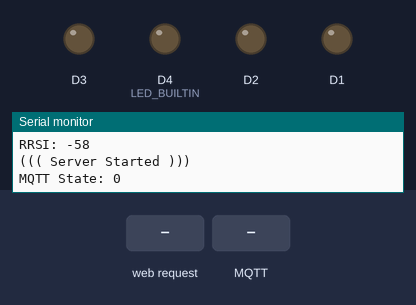
Recording of a sketch running on a simulated ESP8266 (NodeMCU). On the bench: output pins drawn as LEDs (lit = HIGH, except the on-board LED, lit = LOW), the last lines printed to the serial monitor. Dashed ring = blinking. The inputs (shaded band) are chosen by the test bench. WiFi joins after 1.5 s; servers stay silent unless stated; no MQTT or app messages arrive unless stated.

Above: at 3.6 s.
3.7 s: HTTP request GET /tooClose received
At 3.99 s:
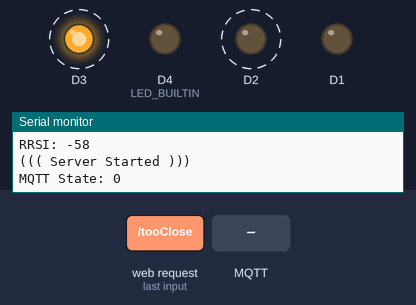
6.7 s: MQTT message "green" arrives on the first subscribed topic
At 7.9 s:
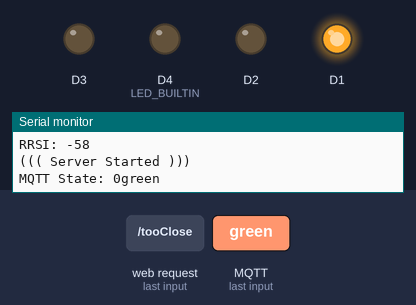
8.3 s: HTTP request GET /off received
At 9.1 s:
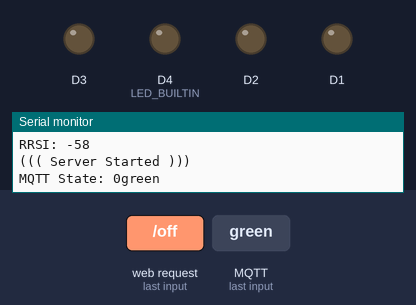
9.8 s: HTTP request GET /green received
At 10.4 s:
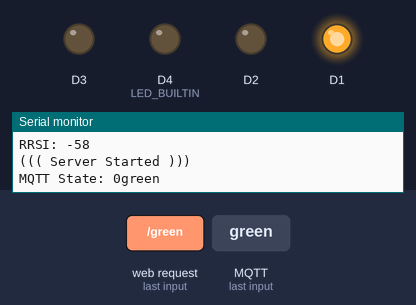
11.4 s: HTTP request GET /yellow received
At 11.8 s:
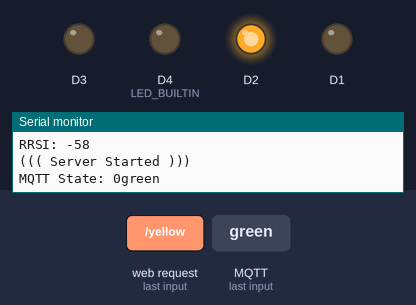
12.9 s: HTTP request GET /red received
At 14.3 s:
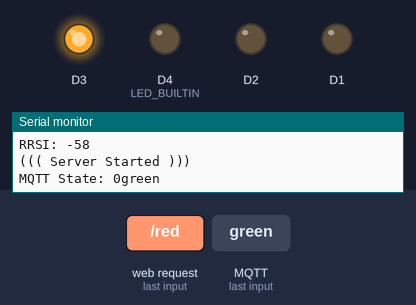
Timing chart, 0 to 15.4 s (numbered marks = the images above; inputs shaded):
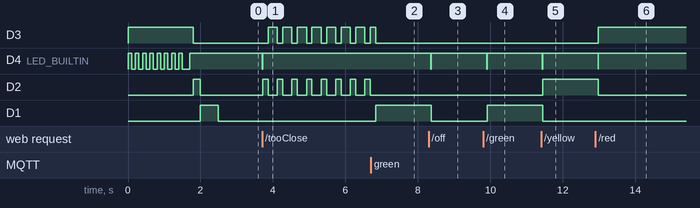

The sketch:

Lab4-1.ino
```cpp
// This is code for a Stoplight Module

#include <ESP8266WiFi.h>
#include <PubSubClient.h> // Allows us to connect to, and publish to the MQTT broker

//Sets some global variables
const char* ssid = "Blake-Hotspot";
const char* password = "blakepublic";
WiFiServer server(80);
IPAddress local_IP(192, 168, 157, 184);
IPAddress dns(192, 168, 91, 254);
IPAddress gateway(192, 168, 91, 254);
IPAddress subnet(255, 255, 0, 0);
unsigned long startMillis;
bool cycle = false;
bool tooClose = false;

// MQTT configs
const char* mqtt_server = "192.168.157.117";
const char* mqtt_topic = "garage_system";
const char* clientID = "stoplight";

// Sets up the Wifi and MQTT client
WiFiClient wifiClient;
PubSubClient MQTTclient(wifiClient);

//Setup for pins, clears all of them, starts MQTT connection.
void setup() {

  //Setup serial and all LED outputs then clears the LEDs off
  Serial.begin(9600);
  pinMode(D1, OUTPUT);
  pinMode(D2, OUTPUT);
  pinMode(D3, OUTPUT);
  pinMode(LED_BUILTIN, OUTPUT);
  allLightsOff();

  //Sets Static IP for this device.
  if (!WiFi.config(local_IP, dns, gateway, subnet)) {
    Serial.println("STA Failed to configure");
  }

  //Using the Wifi library begin connecting to the set network and provide status updates.
  Serial.print("Connecting to ");
  Serial.println(ssid);
  WiFi.disconnect();
  WiFi.mode(WIFI_STA);
  WiFi.begin(ssid, password);
  redLight();
  while (WiFi.status() != WL_CONNECTED) {
    digitalWrite(LED_BUILTIN, HIGH);
    delay(100);
    Serial.print(".");
    digitalWrite(LED_BUILTIN, LOW);
    delay(100);
  }
  delay(100);
  digitalWrite(LED_BUILTIN, HIGH);
  delay(100);
  yellowLight();
  delay(100);
  Serial.println();
  Serial.println("(( WiFi connected ))");
  Serial.println(WiFi.localIP());
  Serial.println(WiFi.gatewayIP());
  Serial.println(WiFi.dnsIP());
  Serial.print("RRSI: ");
  Serial.println(WiFi.RSSI());

  //Starts the http server
  server.begin();
  Serial.println("((( Server Started )))");

  // Connect to MQTT Broker
  MQTTclient.setServer(mqtt_server, 1883);
  MQTTclient.setCallback(ReceivedMessage);
  if (MQTTclient.connect(clientID)) {
    MQTTclient.subscribe(mqtt_topic);
    greenLight();
    delay(500);
    allLightsOff();
  }
  else {
    digitalWrite(LED_BUILTIN, LOW);
    redLight();
  }
  Serial.print("MQTT State: ");
  Serial.print(MQTTclient.state());
}

void loop() {

  //Sets up a client object for connections to the webpage. Constantly checks if a request is made
  WiFiClient wifiClient = server.available();
  if (wifiClient) {
    digitalWrite(LED_BUILTIN, LOW);
    delay(10);
    digitalWrite(LED_BUILTIN, HIGH);
    while (!wifiClient.available()) {
      delay(10);
    }
  }
  wifiClient.setTimeout(100);

  // Tells the MQTT client code to do what it needs to do
  MQTTclient.loop();

  //This section reads for inbound requests made by the web client. If any one of the endpoints is hit the corresponding code will trigger.
  String req = wifiClient.readStringUntil('\r');
  if (req.indexOf("/off") != -1) {
    cycle = false;
    tooClose = false;
    allLightsOff();
  }
  if (req.indexOf("/green") != -1) {
    cycle = false;
    tooClose = false;
    greenLight();
  }
  if (req.indexOf("/yellow") != -1) {
    cycle = false;
    tooClose = false;
    yellowLight();
  }
  if (req.indexOf("/red") != -1) {
    cycle = false;
    tooClose = false;
    redLight();
  }
  if (req.indexOf("/cycle") != -1) {
    cycle = true;
    tooClose = false;
    startMillis = millis();
  }
  if (req.indexOf("/tooClose") != -1) {
    cycle = false;
    tooClose = true;
  }

  if (tooClose == true){
    yellowLight();
    delay(150);
    redLight();
    delay(150);
  }

  //Checks if the program is in cycle mode and plays the appropriate light pattern.
  if (cycle == true){
    if ((millis() - startMillis) < 5000 ){
      greenLight();
    }
    if ((millis() - startMillis) > 5000 && (millis() - startMillis) < 8000 ){
      yellowLight();
    }
    if ((millis() - startMillis) > 8000 && (millis() - startMillis) < 13000 ){
      redLight();
    }
    if ((millis() - startMillis) > 13000){
      startMillis = millis();
    }
  }

  //These client.print commands print out the html for the webpage and ultimately generates the page. This allows for the page to be served and interacted with in real time.
  wifiClient.println("<!doctype html>");
  wifiClient.println("<html>");
  wifiClient.println("<head>");
  wifiClient.println("<link rel='stylesheet' href='https://stackpath.bootstrapcdn.com/bootstrap/4.4.1/css/bootstrap.min.css' integrity='sha384-Vkoo8x4CGsO3+Hhxv8T/Q5PaXtkKtu6ug5TOeNV6gBiFeWPGFN9MuhOf23Q9Ifjh' crossorigin='anonymous'>");
  wifiClient.println("<title>Aurdunio Stoplight</title>");
  wifiClient.println("</head>");

  wifiClient.println("<center>");
  wifiClient.println("<body>");
  wifiClient.println("<header>");
  wifiClient.println("<h1>Arduino Stoplight Lab 2</h1>");
  wifiClient.println("</header>");

  wifiClient.print("<h2>Red Light</h2>");
  wifiClient.print("<a href='http://");
  wifiClient.print(WiFi.localIP());
  wifiClient.print("/red' class='btn btn-block btn-lg btn-primary' role='button'><br>Turn on<br><br></a><br>");

  wifiClient.print("<h2>Yellow Light</h2>");
  wifiClient.print("<a href='http://");
  wifiClient.print(WiFi.localIP());
  wifiClient.print("/yellow' class='btn btn-block btn-lg btn-primary' role='button'><br>Turn on<br><br></a><br>");

  wifiClient.print("<h2>Green Light</h2>");
  wifiClient.print("<a href='http://");
  wifiClient.print(WiFi.localIP());
  wifiClient.print("/green' class='btn btn-block btn-lg btn-primary' role='button'><br>Turn on<br><br></a><br>");

  wifiClient.print("<h2>All Lights Off</h2>");
  wifiClient.print("<a href='http://");
  wifiClient.print(WiFi.localIP());
  wifiClient.print("/off' class='btn btn-block btn-lg btn-primary' role='button'><br>Turn on<br><br></a><br>");

  wifiClient.print("<h2>Cycle Light</h2>");
  wifiClient.print("<a href='http://");
  wifiClient.print(WiFi.localIP());
  wifiClient.print("/cycle' class='btn btn-block btn-lg btn-primary' role='button'><br>Turn on<br><br></a><br>");


  wifiClient.println("<span>Created by Blake Porter</span>");
  wifiClient.println("</body>");
  wifiClient.println("</center>");
  wifiClient.println("</html>");
}

//These functions directly contol the lights so that the loop can call these at anytime to change the light that is on.
void allLightsOff() {
  digitalWrite(D1, LOW);
  digitalWrite(D2, LOW);
  digitalWrite(D3, LOW);
}

void greenLight() {
  digitalWrite(D1, HIGH);
  digitalWrite(D2, LOW);
  digitalWrite(D3, LOW);
}

void yellowLight() {
  digitalWrite(D1, LOW);
  digitalWrite(D2, HIGH);
  digitalWrite(D3, LOW);
}

void redLight() {
  digitalWrite(D1, LOW);
  digitalWrite(D2, LOW);
  digitalWrite(D3, HIGH);
}

//MQTT message handler. Used by the callback function to receive messages from MQTT
void ReceivedMessage(char* topic, byte* payload, unsigned int payloadLength) {

  // Convert the char* topic to a String
  String topicFull = (String)topic;
  String message = "";
  // Convert the payload to a usable String by iterating through each character to create the full message string
  for (int i = 0; i < payloadLength; i++) {
    message += (char)payload[i];
  }

  //Checks if the topic received matches the one originally subscribed to.
  //Then it parses the inputs of the message and triggers the events required that match the command.
  if (topicFull == (String)mqtt_topic) {
    if (message == "green") {
      Serial.println("green");
      cycle = false;
      tooClose = false;
      greenLight();
    } else if (message == "yellow") {
      Serial.println("yellow");
      cycle = false;
      tooClose = false;
      yellowLight();
    } else if (message == "red") {
      Serial.println("red");
      cycle = false;
      tooClose = false;
      redLight();
    } else if (message == "cycle") {
      Serial.println("cycle");
      cycle = true;
      tooClose = false;
      startMillis = millis();
    }
    else if (message == "tooClose") {
      Serial.println("tooClose");
      cycle = false;
      tooClose = true;
    }
    else if (message == "allOff" || message == "closed") {
      delay(200);
      Serial.println("allOff");
      cycle = false;
      tooClose = false;
      allLightsOff();
    }
  }
}
```

Measured:
- after the input at 3.7 s, D3: alternates HIGH for 0.25 s and LOW for 0.15 s, starting after 0.17 s; D4 (LED_BUILTIN): HIGH → LOW at once, → HIGH 0.01 s later; D2: alternates HIGH for 0.15 s and LOW for 0.25 s, starting at once
- after the input at 6.7 s, D2: stops changing and stays LOW; D1: LOW → HIGH after 0.14 s
- after the input at 8.3 s, D4 (LED_BUILTIN): HIGH → LOW after 0.06 s, → HIGH 0.01 s later; D1: HIGH → LOW after 0.07 s
- after the input at 9.8 s, D4 (LED_BUILTIN): HIGH → LOW after 0.10 s, → HIGH 0.01 s later; D1: LOW → HIGH after 0.11 s
- after the input at 11.4 s, D4 (LED_BUILTIN): HIGH → LOW at once, → HIGH 0.01 s later; D2: LOW → HIGH after 0.05 s; D1: HIGH → LOW after 0.05 s
- after the input at 12.9 s, D3: LOW → HIGH after 0.08 s; D4 (LED_BUILTIN): HIGH → LOW after 0.07 s, → HIGH 0.01 s later; D2: HIGH → LOW after 0.08 s
